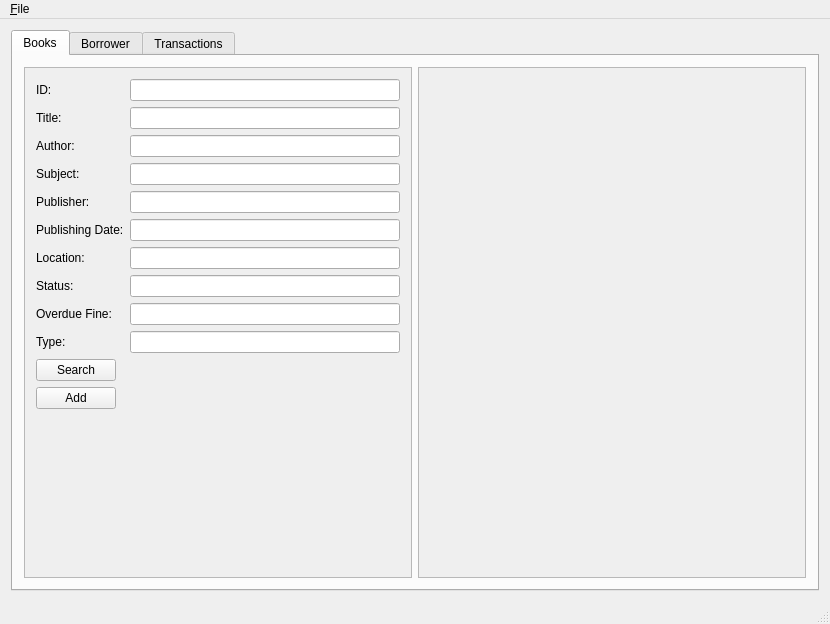
<?xml version="1.0" encoding="UTF-8"?>
<ui version="4.0">
 <class>MainWindow</class>
 <widget class="QMainWindow" name="MainWindow">
  <property name="geometry">
   <rect>
    <x>0</x>
    <y>0</y>
    <width>830</width>
    <height>624</height>
   </rect>
  </property>
  <property name="windowTitle">
   <string>MainWindow</string>
  </property>
  <widget class="QWidget" name="centralWidget">
   <layout class="QVBoxLayout" name="verticalLayout_2">
    <item>
     <layout class="QVBoxLayout" name="verticalLayout">
      <item>
       <widget class="QTabWidget" name="tabWidget_2">
        <property name="currentIndex">
         <number>0</number>
        </property>
        <widget class="QWidget" name="tab_4">
         <attribute name="title">
          <string>Books</string>
         </attribute>
         <layout class="QHBoxLayout" name="horizontalLayout_2">
          <item>
           <widget class="QScrollArea" name="inputArea">
            <property name="widgetResizable">
             <bool>true</bool>
            </property>
            <widget class="QWidget" name="scrollAreaWidgetContents">
             <property name="geometry">
              <rect>
               <x>0</x>
               <y>0</y>
               <width>388</width>
               <height>517</height>
              </rect>
             </property>
             <layout class="QFormLayout" name="formLayout">
              <item row="0" column="0">
               <layout class="QVBoxLayout" name="verticalLayout_4">
                <item>
                 <widget class="QLabel" name="label_11">
                  <property name="text">
                   <string>ID:</string>
                  </property>
                 </widget>
                </item>
                <item>
                 <widget class="QLabel" name="label_12">
                  <property name="text">
                   <string>Title:</string>
                  </property>
                 </widget>
                </item>
                <item>
                 <widget class="QLabel" name="label_13">
                  <property name="text">
                   <string>Author:</string>
                  </property>
                 </widget>
                </item>
                <item>
                 <widget class="QLabel" name="label_14">
                  <property name="text">
                   <string>Subject:</string>
                  </property>
                 </widget>
                </item>
                <item>
                 <widget class="QLabel" name="label_15">
                  <property name="text">
                   <string>Publisher:</string>
                  </property>
                 </widget>
                </item>
                <item>
                 <widget class="QLabel" name="label_16">
                  <property name="text">
                   <string>Publishing Date:</string>
                  </property>
                 </widget>
                </item>
                <item>
                 <widget class="QLabel" name="label_17">
                  <property name="text">
                   <string>Location:</string>
                  </property>
                 </widget>
                </item>
                <item>
                 <widget class="QLabel" name="label_18">
                  <property name="text">
                   <string>Status:</string>
                  </property>
                 </widget>
                </item>
                <item>
                 <widget class="QLabel" name="label_19">
                  <property name="text">
                   <string>Overdue Fine:</string>
                  </property>
                 </widget>
                </item>
                <item>
                 <widget class="QLabel" name="label_20">
                  <property name="text">
                   <string>Type:</string>
                  </property>
                 </widget>
                </item>
               </layout>
              </item>
              <item row="0" column="1">
               <layout class="QVBoxLayout" name="verticalLayout_5">
                <item>
                 <widget class="QLineEdit" name="idLineEdit_2"/>
                </item>
                <item>
                 <widget class="QLineEdit" name="titleLineEdit_2"/>
                </item>
                <item>
                 <widget class="QLineEdit" name="authorLineEdit_2"/>
                </item>
                <item>
                 <widget class="QLineEdit" name="subjectLineEdit_2"/>
                </item>
                <item>
                 <widget class="QLineEdit" name="publisherLineEdit_2"/>
                </item>
                <item>
                 <widget class="QLineEdit" name="publishingDateLineEdit_2"/>
                </item>
                <item>
                 <widget class="QLineEdit" name="locationLineEdit_2"/>
                </item>
                <item>
                 <widget class="QLineEdit" name="statusLineEdit_2"/>
                </item>
                <item>
                 <widget class="QLineEdit" name="overdueFineLineEdit_2"/>
                </item>
                <item>
                 <widget class="QLineEdit" name="typeLineEdit_2"/>
                </item>
               </layout>
              </item>
              <item row="1" column="0">
               <widget class="QPushButton" name="searchButton">
                <property name="text">
                 <string>Search</string>
                </property>
               </widget>
              </item>
              <item row="2" column="0">
               <widget class="QPushButton" name="addButton">
                <property name="text">
                 <string>Add</string>
                </property>
               </widget>
              </item>
             </layout>
            </widget>
           </widget>
          </item>
          <item>
           <widget class="QScrollArea" name="searchResultsArea">
            <property name="widgetResizable">
             <bool>true</bool>
            </property>
            <widget class="QWidget" name="scrollAreaWidgetContents_2">
             <property name="geometry">
              <rect>
               <x>0</x>
               <y>0</y>
               <width>388</width>
               <height>517</height>
              </rect>
             </property>
             <layout class="QVBoxLayout" name="verticalLayout_3">
              <property name="sizeConstraint">
               <enum>QLayout::SetNoConstraint</enum>
              </property>
             </layout>
            </widget>
           </widget>
          </item>
         </layout>
        </widget>
        <widget class="QWidget" name="tab_5">
         <attribute name="title">
          <string>Borrower</string>
         </attribute>
        </widget>
        <widget class="QWidget" name="tab_6">
         <attribute name="title">
          <string>Transactions</string>
         </attribute>
        </widget>
       </widget>
      </item>
     </layout>
    </item>
   </layout>
  </widget>
  <widget class="QMenuBar" name="menuBar">
   <property name="geometry">
    <rect>
     <x>0</x>
     <y>0</y>
     <width>830</width>
     <height>21</height>
    </rect>
   </property>
   <widget class="QMenu" name="menu_File">
    <property name="title">
     <string>&amp;File</string>
    </property>
    <addaction name="actionE_xit"/>
   </widget>
   <addaction name="menu_File"/>
  </widget>
  <widget class="QStatusBar" name="statusBar"/>
  <action name="actionE_xit">
   <property name="text">
    <string>E&amp;xit</string>
   </property>
  </action>
 </widget>
 <layoutdefault spacing="6" margin="11"/>
 <resources/>
 <connections/>
</ui>
